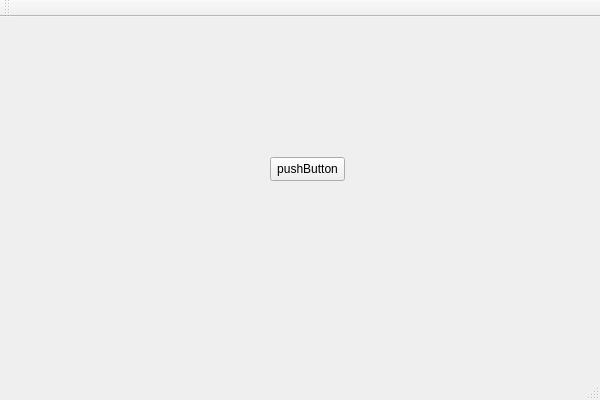
<?xml version="1.0" encoding="UTF-8"?>
<ui version="4.0">
 <class>QtWidgetsApplication1Class</class>
 <widget class="QMainWindow" name="QtWidgetsApplication1Class">
  <property name="geometry">
   <rect>
    <x>0</x>
    <y>0</y>
    <width>600</width>
    <height>400</height>
   </rect>
  </property>
  <property name="windowTitle">
   <string>QtWidgetsApplication1</string>
  </property>
  <widget class="QWidget" name="centralWidget">
   <widget class="QPushButton" name="pushButton">
    <property name="geometry">
     <rect>
      <x>270</x>
      <y>140</y>
      <width>75</width>
      <height>24</height>
     </rect>
    </property>
    <property name="text">
     <string>pushButton</string>
    </property>
   </widget>
  </widget>
  <widget class="QMenuBar" name="menuBar">
   <property name="geometry">
    <rect>
     <x>0</x>
     <y>0</y>
     <width>600</width>
     <height>22</height>
    </rect>
   </property>
  </widget>
  <widget class="QToolBar" name="mainToolBar">
   <attribute name="toolBarArea">
    <enum>TopToolBarArea</enum>
   </attribute>
   <attribute name="toolBarBreak">
    <bool>false</bool>
   </attribute>
  </widget>
  <widget class="QStatusBar" name="statusBar"/>
 </widget>
 <layoutdefault spacing="6" margin="11"/>
 <resources>
  <include location="QtWidgetsApplication1.qrc"/>
 </resources>
 <connections/>
</ui>
